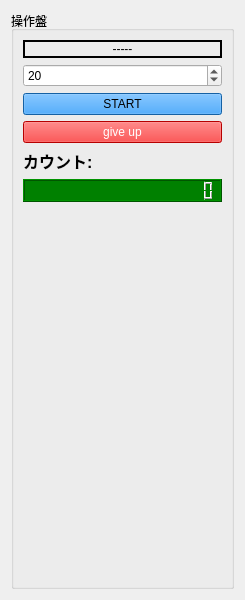
<?xml version="1.0" encoding="UTF-8"?>
<ui version="4.0">
 <class>thg2</class>
 <widget class="QWidget" name="thg2">
  <property name="geometry">
   <rect>
    <x>0</x>
    <y>0</y>
    <width>200</width>
    <height>600</height>
   </rect>
  </property>
  <property name="windowTitle">
   <string>GameControlWindow</string>
  </property>
  <layout class="QGridLayout" name="gridLayout">
   <item row="0" column="0">
    <widget class="QGroupBox" name="groupBox">
     <property name="title">
      <string>操作盤</string>
     </property>
     <layout class="QVBoxLayout" name="verticalLayout">
      <item>
       <widget class="QLabel" name="label_clear">
        <property name="styleSheet">
         <string notr="true"/>
        </property>
        <property name="frameShape">
         <enum>QFrame::Shape::WinPanel</enum>
        </property>
        <property name="text">
         <string>-----</string>
        </property>
        <property name="alignment">
         <set>Qt::AlignmentFlag::AlignCenter</set>
        </property>
       </widget>
      </item>
      <item>
       <widget class="QSpinBox" name="set_dif">
        <property name="maximum">
         <number>999999999</number>
        </property>
        <property name="singleStep">
         <number>0</number>
        </property>
        <property name="value">
         <number>20</number>
        </property>
       </widget>
      </item>
      <item>
       <widget class="QPushButton" name="start">
        <property name="styleSheet">
         <string notr="true">background-color: #1E88E6</string>
        </property>
        <property name="text">
         <string>START</string>
        </property>
       </widget>
      </item>
      <item>
       <widget class="QPushButton" name="giveup">
        <property name="styleSheet">
         <string notr="true">background-color: red;color: white</string>
        </property>
        <property name="text">
         <string>give up</string>
        </property>
       </widget>
      </item>
      <item>
       <widget class="QLabel" name="inf_count_l">
        <property name="font">
         <font>
          <pointsize>12</pointsize>
          <bold>true</bold>
         </font>
        </property>
        <property name="text">
         <string>カウント:</string>
        </property>
       </widget>
      </item>
      <item>
       <widget class="QLCDNumber" name="inf_count">
        <property name="styleSheet">
         <string notr="true">background-color: green</string>
        </property>
        <property name="digitCount">
         <number>20</number>
        </property>
       </widget>
      </item>
      <item>
       <spacer name="verticalSpacer">
        <property name="orientation">
         <enum>Qt::Orientation::Vertical</enum>
        </property>
        <property name="sizeHint" stdset="0">
         <size>
          <width>20</width>
          <height>40</height>
         </size>
        </property>
       </spacer>
      </item>
     </layout>
    </widget>
   </item>
  </layout>
 </widget>
 <resources/>
 <connections/>
</ui>
